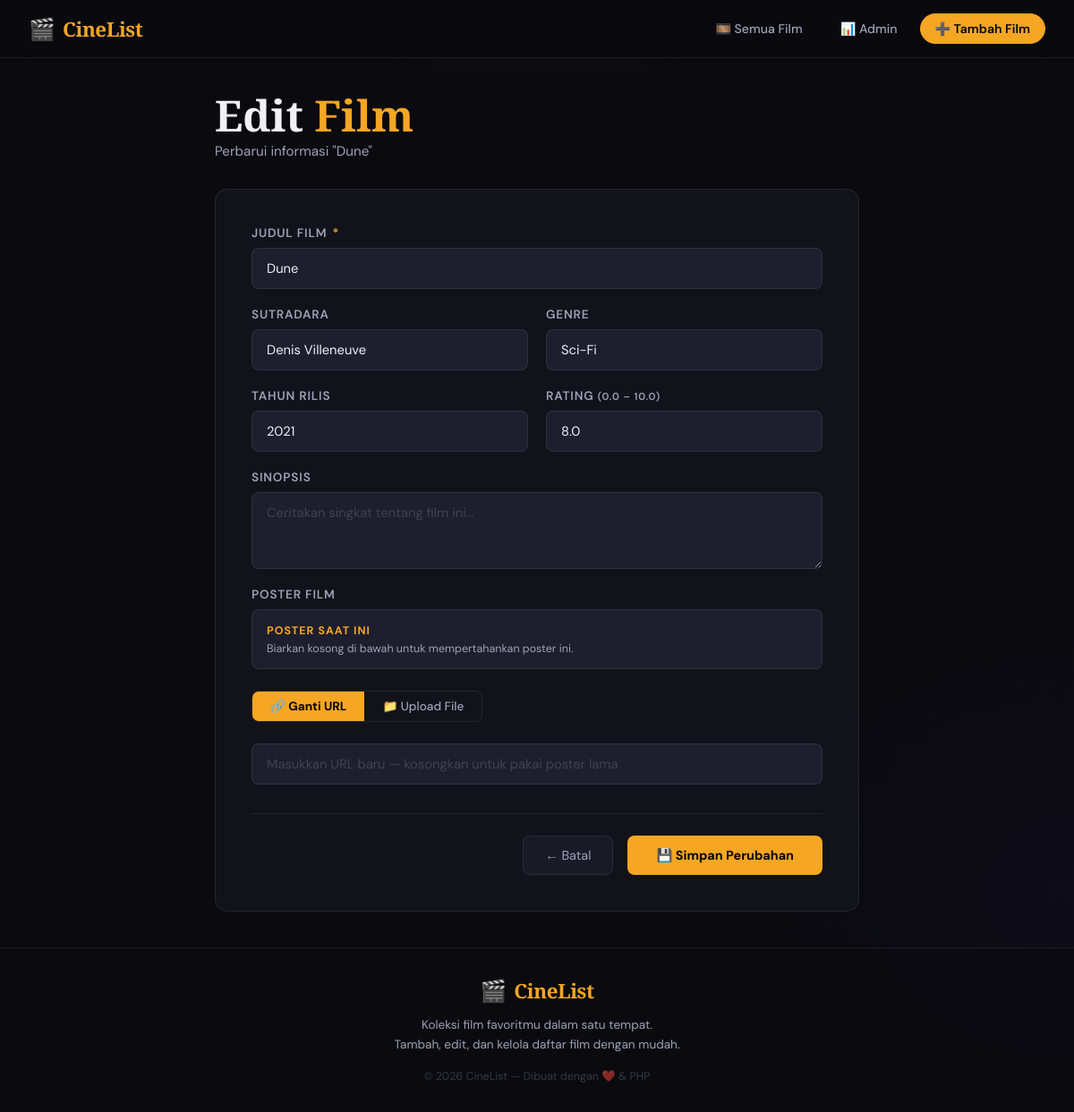
The app's page /edit.php?id=4 with its own data.
### tables this page shows
CREATE TABLE `movies` (
  `id` int NOT NULL,
  `title` varchar(255) NOT NULL,
  `director` varchar(255) DEFAULT NULL,
  `genre` varchar(100) DEFAULT NULL,
  `year` year DEFAULT NULL,
  `rating` decimal(3,1) DEFAULT NULL,
  `synopsis` text,
  `poster` text,
  `created_at` timestamp NULL DEFAULT CURRENT_TIMESTAMP
);

### edit.php (the view, shortened to what this page needs)
<?php
require_once 'config/db.php';
$id = intval($_GET['id'] ?? 0);
$stmt = $pdo->prepare("SELECT * FROM movies WHERE id = :id");
$stmt->execute([':id' => $id]);
$movie = $stmt->fetch();
$currentPoster = $movie['poster'];
?>
<!DOCTYPE html>
<html lang="id">
<head>
    <link rel="stylesheet" href="assets/style.css">
</head>
<body>
<?php include 'includes/navbar.php'; ?>
<main>
    <div class="form-page">
        <div class="page-header">
            <div>
                <h1 class="page-title">Edit <span>Film</span></h1>
                <p class="page-subtitle">Perbarui informasi "<?= htmlspecialchars($movie['title']) ?>"</p>
            </div>
        </div>
        <div class="form-card">
            <form method="POST" enctype="multipart/form-data">
                <div class="form-grid">
                    <div class="form-group full-width">
                        <label class="form-label">Judul Film <span class="required">*</span></label>
                        <input type="text" name="title" class="form-control" required value="<?= htmlspecialchars($movie['title']) ?>">
                    </div>
                    <div class="form-group">
                        <label class="form-label">Sutradara</label>
                        <input type="text" name="director" class="form-control" placeholder="Contoh: Christopher Nolan" value="<?= htmlspecialchars($movie['director'] ?? '') ?>">
                    </div>
                    <div class="form-group">
                        <label class="form-label">Genre</label>
                        <input type="text" name="genre" class="form-control" placeholder="Contoh: Sci-Fi, Action" value="<?= htmlspecialchars($movie['genre'] ?? '') ?>" list="genre-list">
                    </div>
                    <div class="form-group">
                        <label class="form-label">Tahun Rilis</label>
                        <input type="number" name="year" class="form-control" placeholder="Contoh: 2024" min="1888" max="2099" value="<?= htmlspecialchars($movie['year'] ?? '') ?>">
                    </div>
                    <div class="form-group">
                        <label class="form-label">Rating <small style="color:var(--text-secondary);text-transform:none">(0.0 – 10.0)</small></label>
                        <input type="number" name="rating" class="form-control" placeholder="Contoh: 8.5" min="0" max="10" step="0.1" value="<?= htmlspecialchars($movie['rating'] ?? '') ?>">
                    </div>
                    <div class="form-group full-width">
                        <label class="form-label">Sinopsis</label>
                        <textarea name="synopsis" class="form-control" rows="3" placeholder="Ceritakan singkat tentang film ini..."><?= htmlspecialchars($movie['synopsis'] ?? '') ?></textarea>
                    </div>
                    <div class="form-group poster-section">
                        <label class="form-label">Poster Film</label>
                        <?php if (!empty($currentPoster)): ?>
                        <div class="current-poster-box">
                            <div>
                                <div style="font-size:0.78rem;font-weight:700;color:var(--accent);margin-bottom:0.25rem;text-transform:uppercase;letter-spacing:0.08em;">Poster Saat Ini</div>
                                <div style="font-size:0.78rem;color:var(--text-secondary);">Biarkan kosong di bawah untuk mempertahankan poster ini.</div>
                            </div>
                        </div>
                        <?php endif; ?>
                        <div class="poster-tabs" style="margin-top:0.75rem;">
                            <button type="button" class="poster-tab active" id="tabUrl"  onclick="switchPosterTab('url',  this)">🔗 Ganti URL</button>
                            <button type="button" class="poster-tab"        id="tabFile" onclick="switchPosterTab('file', this)">📁 Upload File</button>
                        </div>
                        <div class="poster-panel active" id="panelUrl">
                            <input type="url" name="poster_url" id="posterUrlInput" class="form-control"
                                placeholder="Masukkan URL baru — kosongkan untuk pakai poster lama"
                                oninput="previewUrl(this.value)">
                        </div>
                    </div>
                </div>
                <div class="form-actions">
                    <a href="index.php" class="btn-cancel">← Batal</a>
                    <button type="submit" class="btn-submit">💾 Simpan Perubahan</button>
                </div>
            </form>
        </div>
    </div>
</main>
<?php include 'includes/footer.php'; ?>
</body>
</html>

### assets/style.css (style rules this page uses)
:root { --bg-deep: #0a0a0f; --bg-card: #12121a; --bg-card2: #1a1a26; --bg-input: #1e1e2e; --border: rgba(255,255,255,0.08); --border-hover: rgba(255,165,50,0.4); --accent: #f5a623; --accent-dim: rgba(245,166,35,0.15); --accent-glow: rgba(245,166,35,0.3); --red: #ff4757; --red-dim: rgba(255,71,87,0.15); --green: #2ed573; --text-primary: #f0f0f5; --text-secondary:#a0a0b8; --text-muted: #6060788; --shadow-card: 0 8px 32px rgba(0,0,0,0.5); --shadow-accent: 0 0 24px rgba(245,166,35,0.2); --radius: 14px; --radius-sm: 8px; --transition: 0.25s cubic-bezier(0.4,0,0.2,1); }
*, *::before, *::after { box-sizing: border-box; margin: 0; padding: 0; }
html { scroll-behavior: smooth; }
body { font-family: 'DM Sans', sans-serif; background: var(--bg-deep); color: var(--text-primary); min-height: 100vh; display: flex; flex-direction: column; background-image: radial-gradient(ellipse 80% 50% at 50% -20%, rgba(245,166,35,0.06) 0%, transparent 60%), radial-gradient(ellipse 50% 40% at 100% 80%, rgba(100,50,200,0.04) 0%, transparent 60%); }
main { flex: 1; max-width: 1280px; margin: 0 auto; width: 100%; padding: 2.5rem 2rem; }
.page-header { margin-bottom: 2.5rem; display: flex; align-items: flex-end; justify-content: space-between; flex-wrap: wrap; gap: 1rem; }
.page-title { font-family: 'Playfair Display', serif; font-size: clamp(2rem, 5vw, 3rem); font-weight: 900; line-height: 1; color: var(--text-primary); }
.page-title span { color: var(--accent); }
.page-subtitle { color: var(--text-secondary); font-size: 0.95rem; margin-top: 0.4rem; }
.form-page { max-width: 720px; margin: 0 auto; }
.form-page .page-header { margin-bottom: 2rem; }
.form-card { background: var(--bg-card); border: 1px solid var(--border); border-radius: var(--radius); padding: 2.5rem; }
.form-grid { display: grid; grid-template-columns: 1fr 1fr; gap: 1.25rem; }
.form-group { display: flex; flex-direction: column; gap: 0.5rem; }
.form-group.full-width { grid-column: 1/-1; }
.form-label { font-size: 0.85rem; font-weight: 600; color: var(--text-secondary); text-transform: uppercase; letter-spacing: 0.06em; }
.form-label .required { color: var(--accent); margin-left: 2px; }
.form-control { padding: 0.75rem 1rem; background: var(--bg-input); border: 1px solid var(--border); border-radius: var(--radius-sm); color: var(--text-primary); font-size: 0.92rem; font-family: inherit; outline: none; transition: var(--transition); width: 100%; }
.form-control::placeholder { color: #60607888; }
textarea.form-control { resize: vertical; min-height: 80px; }
.poster-section { grid-column: 1/-1; }
.poster-tabs { display: flex; gap: 0; border: 1px solid var(--border); border-radius: var(--radius-sm); overflow: hidden; margin-bottom: 1rem; width: fit-content; }
.poster-tab { padding: 0.5rem 1.25rem; background: transparent; border: none; color: var(--text-secondary); font-family: inherit; font-size: 0.85rem; font-weight: 500; cursor: pointer; transition: var(--transition); }
.poster-tab.active { background: var(--accent); color: #000; font-weight: 700; }
.poster-panel { display: none; }
.poster-panel.active { display: block; }
.form-actions { display: flex; gap: 1rem; justify-content: flex-end; margin-top: 2rem; padding-top: 1.5rem; border-top: 1px solid var(--border); }
.btn-cancel { padding: 0.75rem 1.5rem; background: var(--bg-card2); color: var(--text-secondary); border: 1px solid var(--border); border-radius: var(--radius-sm); font-family: inherit; font-size: 0.9rem; cursor: pointer; text-decoration: none; transition: var(--transition); display: inline-flex; align-items: center; }
.btn-submit { padding: 0.75rem 2rem; background: var(--accent); color: #000; border: none; border-radius: var(--radius-sm); font-family: inherit; font-size: 0.9rem; font-weight: 700; cursor: pointer; transition: var(--transition); display: inline-flex; align-items: center; gap: 0.5rem; }
.current-poster-box { display: flex; align-items: center; gap: 1rem; padding: 0.9rem 1rem; background: var(--bg-input); border: 1px solid var(--border); border-radius: var(--radius-sm); margin-bottom: 0.25rem; }

### records on screen
movies: title "Dune", director "Denis Villeneuve", genre "Sci-Fi", year "2021", rating "8.0"
